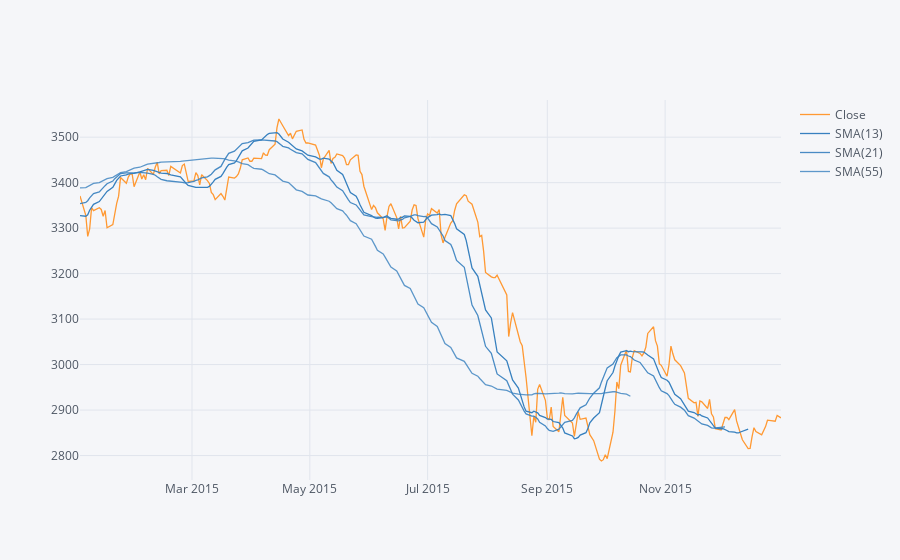

Notebook code cell kept with this figure:
### Markdown cell above
** Use .ta_plot(study='sma') to create a Simple Moving Averages plot of Morgan Stanley for the year 2015.**

### Code cell
STI['Close'].loc['2015-12-31':'2015-01-01'].ta_plot(study='sma',periods=[13,21,55],title='Simple Moving Averages')

### Figure 1 — Plotly figure (JSON) as saved in the notebook; plotly's stock layout.template omitted (floating-point values rounded to 4 significant figures; data arrays with more than 128 entries replaced by an {"elided": "..."} marker saying what was removed)
{"data": [{"line": {"color": "rgba(255, 153, 51, 1.0)", "dash": "solid", "shape": "linear", "width": 1.3}, "mode": "lines", "name": "Close", "text": "", "type": "scatter", "x": {"elided": "248 str values"}, "y": {"elided": "248 float values"}}, {"line": {"color": "rgba(55, 128, 191, 1.0)", "dash": "solid", "shape": "linear", "width": 1.3}, "mode": "lines", "name": "SMA(13)", "text": "", "type": "scatter", "x": {"elided": "248 str values"}, "y": {"elided": "248 mixed values"}}, {"line": {"color": "rgba(55, 128, 191, 0.8999999999999999)", "dash": "solid", "shape": "linear", "width": 1.3}, "mode": "lines", "name": "SMA(21)", "text": "", "type": "scatter", "x": {"elided": "248 str values"}, "y": {"elided": "248 mixed values"}}, {"line": {"color": "rgba(55, 128, 191, 0.7999999999999998)", "dash": "solid", "shape": "linear", "width": 1.3}, "mode": "lines", "name": "SMA(55)", "text": "", "type": "scatter", "x": {"elided": "248 str values"}, "y": {"elided": "248 mixed values"}}], "layout": {"legend": {"bgcolor": "#F5F6F9", "font": {"color": "#4D5663"}}, "paper_bgcolor": "#F5F6F9", "plot_bgcolor": "#F5F6F9", "title": {"font": {"color": "#4D5663"}}, "xaxis": {"gridcolor": "#E1E5ED", "showgrid": true, "tickfont": {"color": "#4D5663"}, "title": {"font": {"color": "#4D5663"}, "text": ""}, "zerolinecolor": "#E1E5ED"}, "yaxis": {"gridcolor": "#E1E5ED", "showgrid": true, "tickfont": {"color": "#4D5663"}, "title": {"font": {"color": "#4D5663"}, "text": ""}, "zerolinecolor": "#E1E5ED"}}}
